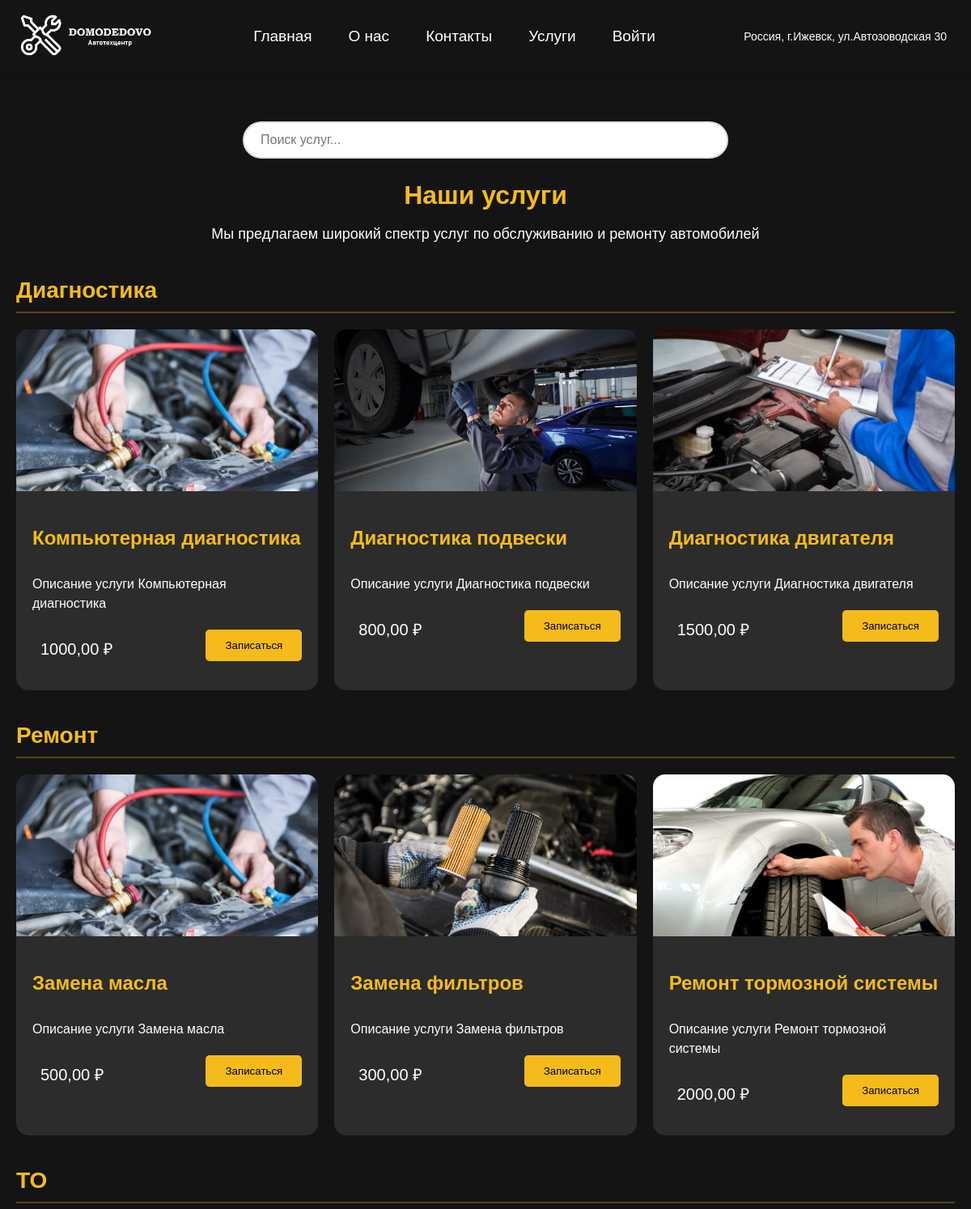
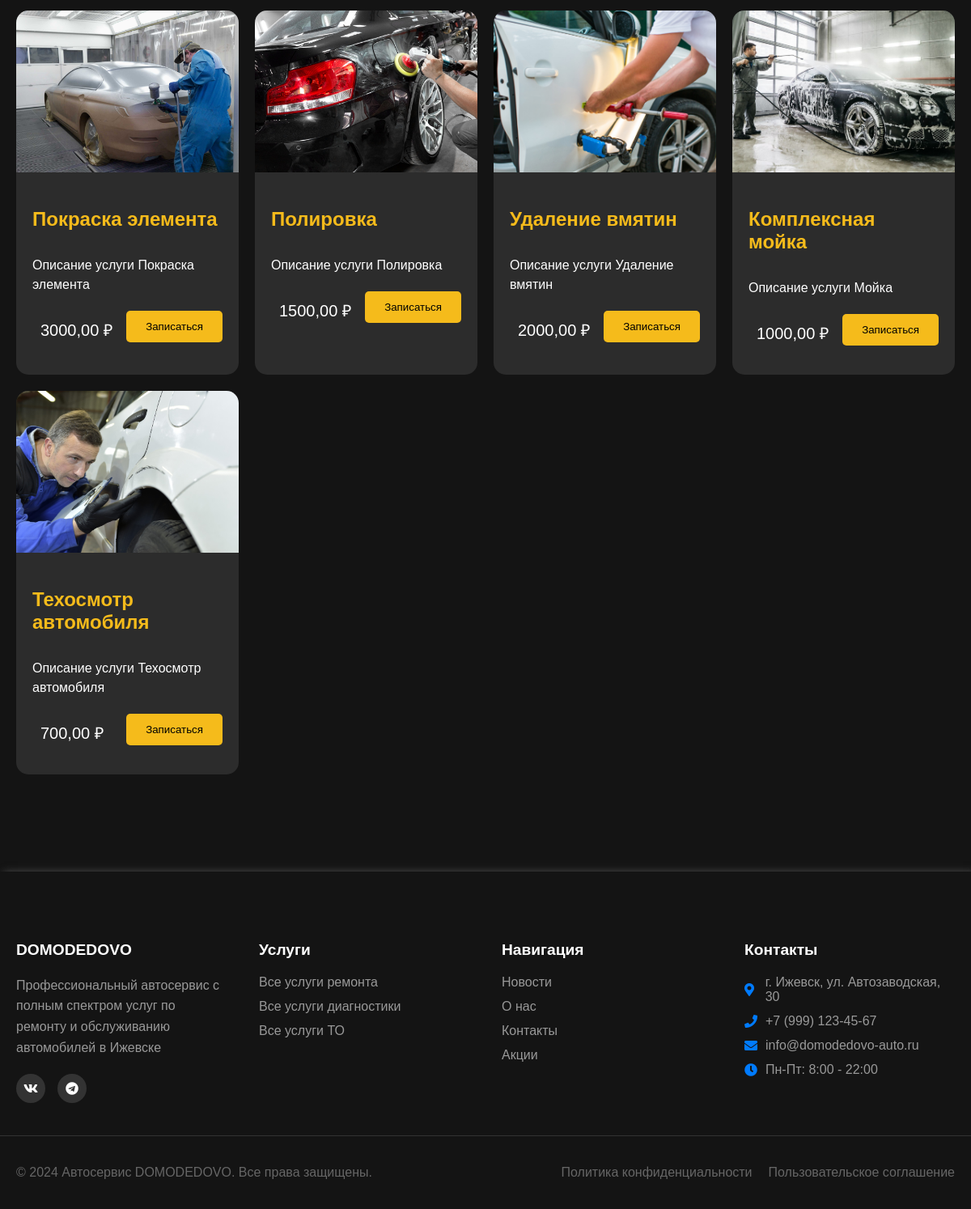
The page /services/ on the database as committed earlier (2 pictures, top to bottom).
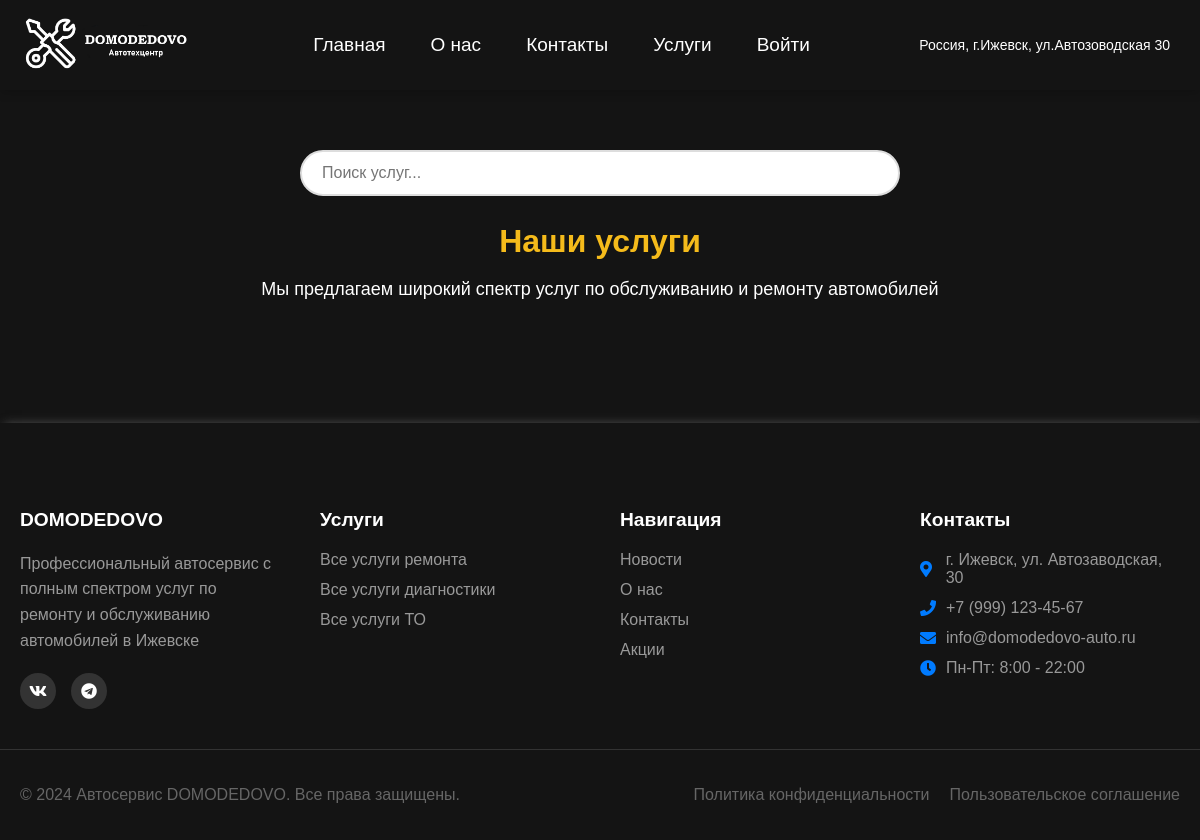
The same page on the database as committed later.
### app/models.py (models this page shows, shortened)
class ServiceType(models.Model):
    CATEGORIES = [
        ('Диагностика', 'Диагностика'),
        ('Ремонт', 'Ремонт'),
        ('ТО', 'ТО'),
    ]
    name = models.CharField(max_length=100, verbose_name="Название услуги")
    description = models.TextField(verbose_name="Описание")
    price = models.DecimalField(max_digits=10, decimal_places=2, verbose_name="Цена")
    category = models.CharField(max_length=50, choices=CATEGORIES, verbose_name="Категория")
    image = models.ImageField(upload_to='services/', null=True, blank=True, verbose_name="Изображение")
    original_price = models.DecimalField(max_digits=10, decimal_places=2, null=True, blank=True, verbose_name="Оригинальная цена")
    class Meta:
        verbose_name = "Услуга"
        verbose_name_plural = "Услуги"
        ordering = ['category', 'name']
    def get_discount_offer(self):
        today = timezone.now().date()
        return self.special_offers.filter(
            is_active=True,
            end_date__gte=today
        ).order_by('-discount_percent').first()
    @property
    def discounted_price(self):
        offer = self.get_discount_offer()
        if offer and offer.discount_percent:
            discount = Decimal(offer.discount_percent) / Decimal('100')
            discounted = self.price * (Decimal('1') - discount)
            return discounted.quantize(Decimal('0.01'), rounding=ROUND_HALF_UP)
        return None

### app/views.py (the view)
# urls.py: path('services/', app_views.services_view, name='services'),
def services_view(request):
    search_query = request.GET.get('search', '').strip()
    services = ServiceType.objects.all()
    if search_query:
        search_words = search_query.split()
        query = Q()
        for word in search_words:
            query |= Q(name__icontains=word)
        services = services.filter(query).distinct()
    services_by_category = {}
    for service in services.order_by('category'):
        if service.category not in services_by_category:
            services_by_category[service.category] = []
        services_by_category[service.category].append(service)
    return render(request, 'services/services.html', {
        'services_by_category': services_by_category,
        'query': search_query,
        'title': f'Поиск: {search_query}' if search_query else 'Наши услуги'
    })

### chat/context_processors.py (called while the page is built)
def support_status(request):
    if request.user.is_authenticated:
        return {
            'is_support_user': is_support(request.user),
            'support_unread_count': 0
        }
    return {
        'is_support_user': False,
        'support_unread_count': 0
    }

### templates/services/services.html (shortened to what this page needs)
{% extends "services/service_base.html" %}
{% block content %}
<div class="services-container">
    <div class="search-container">
        <input type="text"
               id="searchInput"
               class="search-input"
               placeholder="Поиск услуг..."
               value="{{ query|default:'' }}"
               autocomplete="off">
    </div>
    <div id="searchResults">
        <div class="services-header">
            <h2>{% if current_category %}{{ current_category }}{% else %}Наши услуги{% endif %}</h2>
            <p class="service-description">
                {% if current_category %}
                    {% if current_category == 'Ремонт' %}
                        Профессиональный ремонт автомобилей любой сложности
                    {% elif current_category == 'Диагностика' %}
                        Комплексная диагностика всех систем автомобиля
                    {% elif current_category == 'ТО' %}
                        Техническое обслуживание автомобилей всех марок
                    {% endif %}
                {% else %}
                    Мы предлагаем широкий спектр услуг по обслуживанию и ремонту автомобилей
                {% endif %}
            </p>
        </div>
        <div class="services-categories">
            {% for category, services in services_by_category.items %}
                <div class="category-section" id="{{ category|lower }}">
                    <h2 class="category-title">{{ category }}</h2>
                    <div class="services-grid">
                        {% for service in services %}
                            <div class="service-card" id="{{ service.name|slugify }}">
                                {% if service.image %}
                                    <div class="service-image" style="background-image: url('{{ service.image.url }}')"></div>
                                {% endif %}
                                <div class="service-content">
                                    <h3>{{ service.name }}</h3>
                                    <p>{{ service.description }}</p>
                                    <div class="service-footer">
                                        <div class="service-price">
                                            {% if service.discounted_price %}
                                                <span class="original-price">{{ service.price }} ₽</span>
                                                <span class="special-price">{{ service.discounted_price }} ₽</span>
                                                <span class="discount-badge">-{{ service.get_discount_offer.discount_percent }}%</span>
                                            {% else %}
                                                <span class="regular-price">{{ service.price }} ₽</span>
                                            {% endif %}
                                        </div>
                                        <form action="{% url 'make_appointment' %}" method="get">
                                            <button type="submit" class="book-btn">Записаться</button>
                                        </form>
                                    </div>
                                </div>
                            </div>
                        {% endfor %}
                    </div>
                </div>
            {% endfor %}
        </div>
    </div>
</div>
{% endblock %}

Rows that differ between the two databases and show on the page:
removed ServiceType: category "Диагностика", image (picture), name "Компьютерная диагностика", description "Описание услуги Компьютерная диагностика", price "1000,00"
removed ServiceType: image (picture), name "Диагностика подвески", description "Описание услуги Диагностика подвески", price "800,00", shown under "Диагностика"
removed ServiceType: image (picture), name "Диагностика двигателя", description "Описание услуги Диагностика двигателя", price "1500,00", shown under "Диагностика"
removed ServiceType: category "Ремонт", image (picture), name "Замена масла", description "Описание услуги Замена масла", price "500,00"
removed ServiceType: image (picture), name "Замена фильтров", description "Описание услуги Замена фильтров", price "300,00", shown under "Ремонт"
removed ServiceType: image (picture), name "Ремонт тормозной системы", description "Описание услуги Ремонт тормозной системы", price "2000,00", shown under "Ремонт"
removed ServiceType: category "ТО", image (picture), name "Покраска элемента", description "Описание услуги Покраска элемента", price "3000,00"
removed ServiceType: image (picture), name "Полировка", description "Описание услуги Полировка", price "1500,00", shown under "ТО"
removed ServiceType: image (picture), name "Удаление вмятин", description "Описание услуги Удаление вмятин", price "2000,00", shown under "ТО"
removed ServiceType: image (picture), name "Комплексная мойка", description "Описание услуги Мойка", price "1000,00", shown under "ТО"
removed ServiceType: image (picture), name "Техосмотр автомобиля", description "Описание услуги Техосмотр автомобиля", price "700,00", shown under "ТО"
